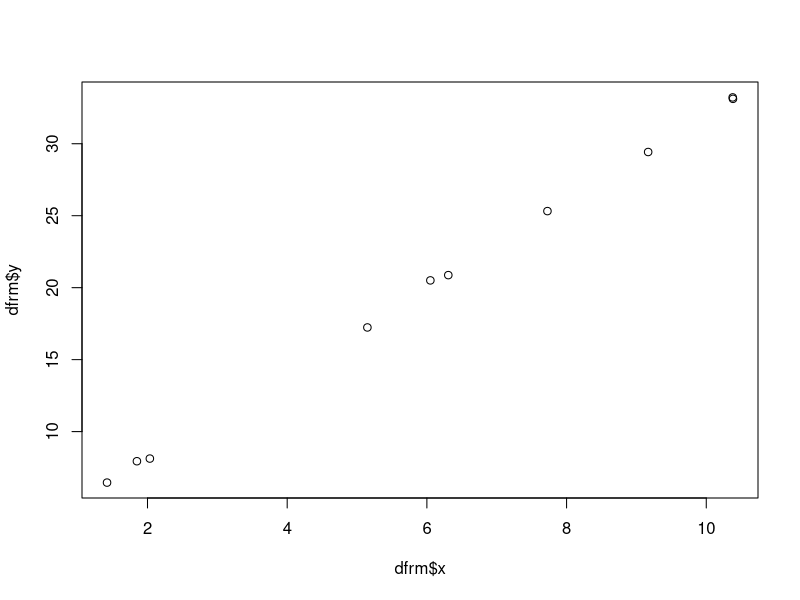
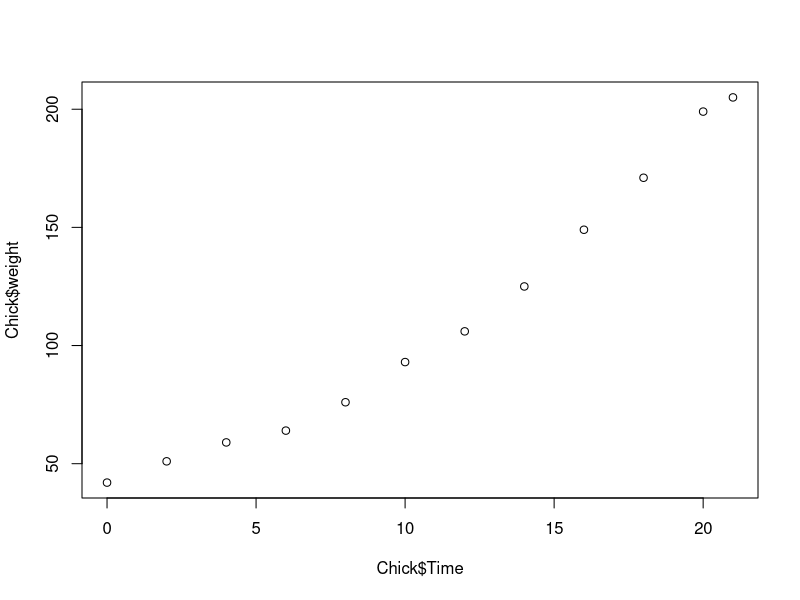
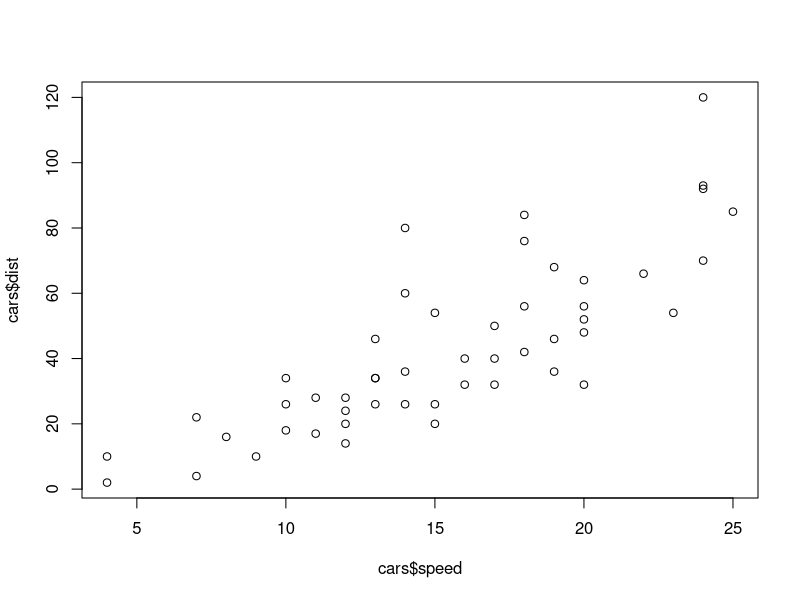
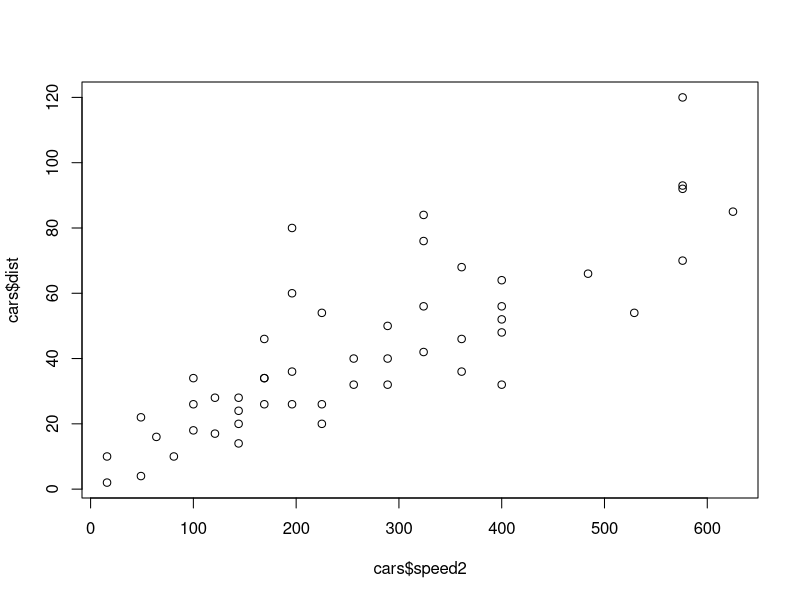
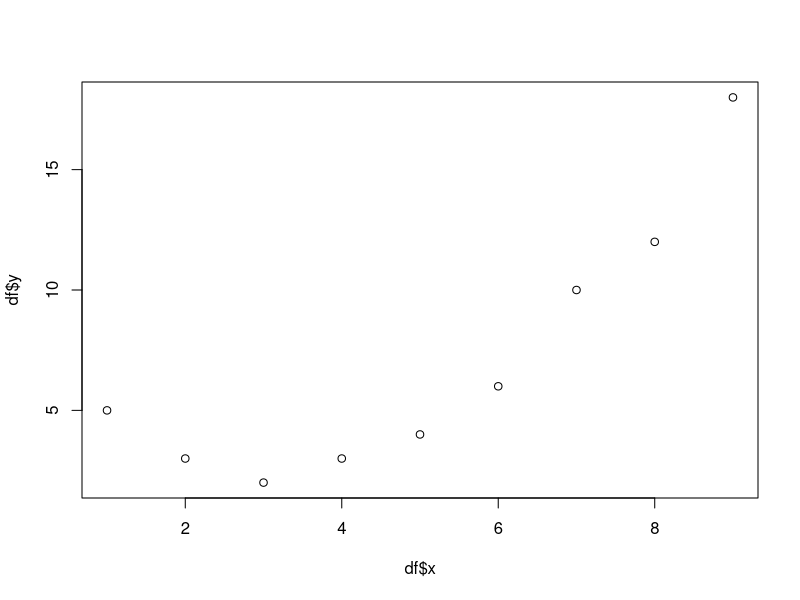
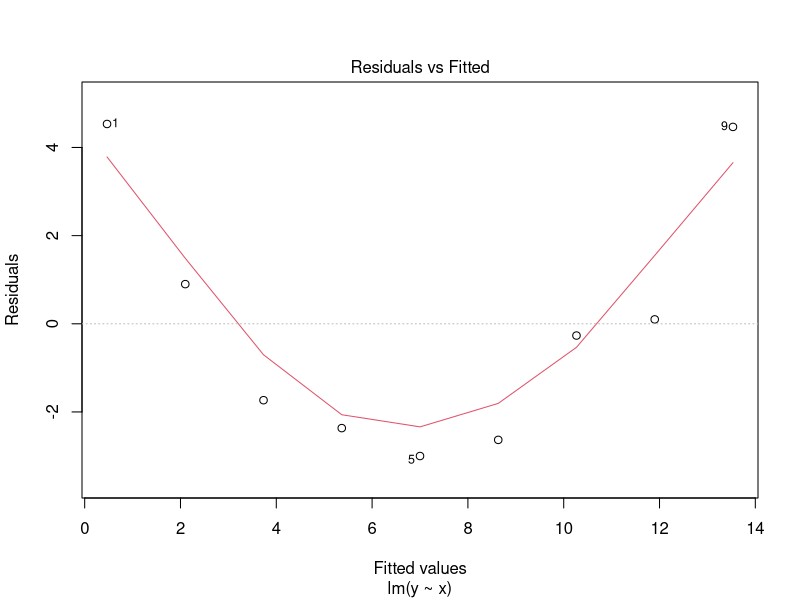
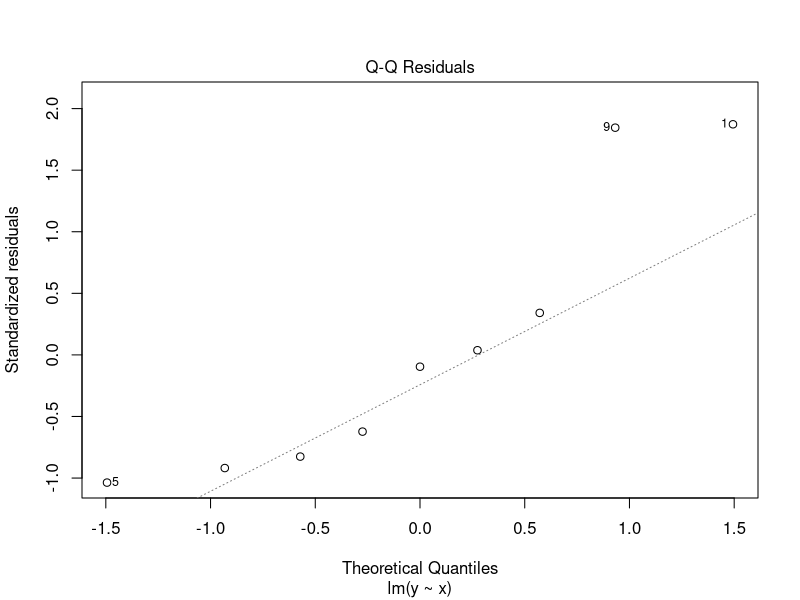
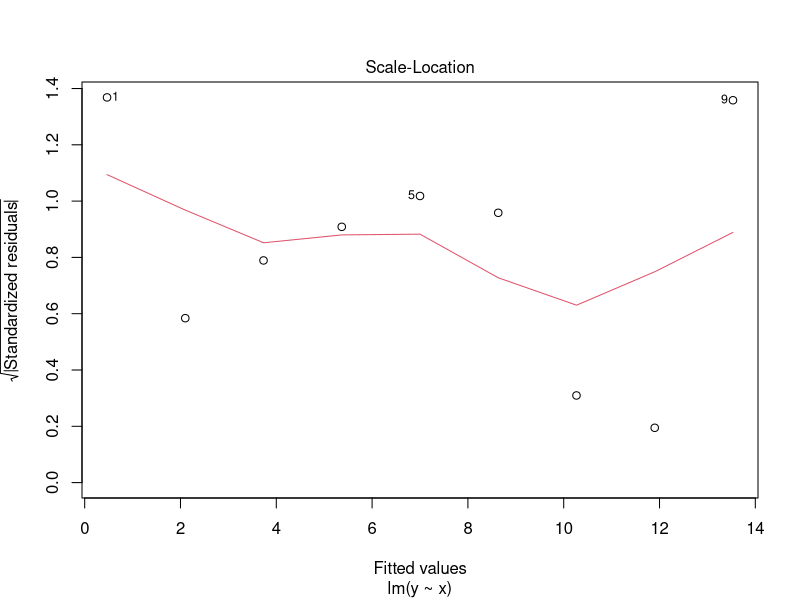

Write the R code that produced these figures, in order.
### p370 ~ 403
### ADsP 데이터분석 과목 > 2. 통계 분석 > 2절 기초 통계 분석

iris
data(iris)
head(iris)
summary(iris)

# 평균, 중앙값, 표준편차, 분산, 1사분위수, 2사분위수, 3사분위수, 최댓값, 최솟값
print(mean(iris$Sepal.Length))
print(median(iris$Sepal.Length))
print(sd(iris$Sepal.Length))
print(var(iris$Sepal.Length))
print(quantile(iris$Sepal.Length, 1/4))
print(quantile(iris$Sepal.Length, 2/4))
print(quantile(iris$Sepal.Length, 3/4))
print(max(iris$Sepal.Length))
print(min(iris$Sepal.Length))

install.packages("MASS")
library(MASS)
data(Animals)
head(Animals)
str(Animals)
summary(Animals)

# 바디와 브레인의 사분위수 출력
print(quantile(Animals$body))
print(quantile(Animals$brain))

###### 2. 회귀 분석
set.seed(2) #key 같은거 인듯
x = runif(10, 0, 11) #uniform distrubution균일분포 따르는 난수 
#생성 runif(n,min=0,max=1) 균일 분포
x
# rnorm(n, mean, sd) sd:distribution 표편!!아니지 deviation지
y = 2 + 3*x + rnorm(10, 0, 0.2) 
y
dfrm = data.frame(x,y)
print(dfrm)

plot(dfrm$x, dfrm$y)

# linear model, 종속변수 ~ 독립변수
m <- lm(y ~ x, data=dfrm)
m
summary(m)
#multiple 결정계수? /f 계량 크면 좋음/p vlaue?
############
## 다항회귀분석

set.seed(2)
u=runif(10,0,11)
v=runif(10,11,20)
w=runif(10,1,30)

y = 3 + 0.1*u + 2*v - 3*w + rnorm(10, 0, 0.1)

dfrm = data.frame(y,u,v,w)
print(dfrm)
m <- lm(y ~ u+v+w)
m

summary(m)
#p-value 작으면좋다,특히 별3개 좋음/t val:estimate/stderror
#
######
library(MASS)
data(ChickWeight)
str(ChickWeight)
print(head(ChickWeight))

# 1번 닭의 1번 사료에 대해 추출
Chick = ChickWeight[ChickWeight$Diet==1 & ChickWeight$Chick==1,]
print(Chick)

model = lm(weight ~ Time, Chick)
summary(model)

plot(Chick$Time, Chick$weight)

#################################################
## 다항회귀분석, 자기주도학습
# rm(cars)
# data(cars)
print(head(cars))
plot(cars$speed, cars$dist)

cars$speed2 = cars$speed^2
plot(cars$speed2, cars$dist)

model = lm(cars$dist ~ speed+speed2, cars)
summary(model)

##################################################
## Data 생성
x = c(1:9)
y = c(5,3,2,3,4,6,10,12,18)
df = data.frame(x,y)
print(df)

## EDA
plot(df$x, df$y)  # 2차 함수 관계 파악
df$x2 = df$x^2    # x 제곱항 추가

## 1) 제곱항 미포함 회귀식 적합
model1 = lm(y ~ x, df)
summary(model1)
plot(model1)

# 2행2열로 그리기
par(mfrow = c(2, 2))
plot(model1)
par(mfrow = c(1, 1))

# p385
## 2) 제곱항 포함 회귀식 적합
model2 = lm(y ~ x + x2, df)
summary(model2)
par(mfrow = c(2, 2))
plot(model2)
par(mfrow = c(1, 1))

plot(7.16667 - 2.91212*df$x + 0.45455*df$x2)
plot(y)

# p388
## (예제) 선형회귀모형 설정 및 후진제거법 통한 변수선택
X1 = c(7,1,11,11,7,11,3,1,2,21,1,11,10)
X2 = c(26,29,56,31,52,55,71,31,54,47,40,66,68)
X3 = c(6,15,8,8,6,9,17,22,18,4,23,9,8)
X4 = c(60,52,20,47,33,22,6,44,22,26,34,12,12)
Y = c(78.5,74.3,104.3,87.6,95.9,109.2,102.7,72.5,93.1,115.9,83.8,113.3,109.4)
#p val 작을수록 좋좋
df = data.frame(X1,X2,X3,X4,Y)
print(df)
model1 = lm(Y ~ X1+X2+X3+X4, df)
summary(model1)                      # X3 의 유의확률이 가장 높으므로 제거

model2 = lm(Y ~ X1+X2+X4, df)
summary(model2)                      # X4 의 유의확률이 가장 높으므로 제거

model3 = lm(Y ~ X1+X2, df)
summary(model3)
#lm d:linear model
# stepAIC(): 책에 없음, 기본: 후진제거법(d:필요xreduce)
stepAIC(lm(Y ~ X1+X2+X3+X4, df))
#aic :linear regression f작좋좋,변수 복잡도가 많아질수록벌줘
# 후진제거법, 위와 동일
step(lm(Y ~ X1+X2+X3+X4, df), 
     scope = list(lower = ~1, upper = ~X1+X2+X3+X4), direction = "backward")
step(lm(Y ~ X1+X2+X3+X4, df), direction = "backward") # 위와 동일

# 전진선택법
step(lm(Y ~ 1, df), 
     scope = list(lower = ~1, upper = ~X1+X2+X3+X4), direction = "forward")

# 단계선택법
smodel <- step(lm(Y ~ 1, df), 
          scope = list(lower = ~1, upper = ~X1+X2+X3+X4), direction = "both")
summary(smodel)

# p395, 자기주도학습
library(MASS)
data(hills)
str(hills)
print(head(hills))

model = step(lm(time ~ 1, hills), scope = list(lower = ~1, upper = ~dist+climb), 
             direction = 'both')
summary(model)

## 종료
























































































































